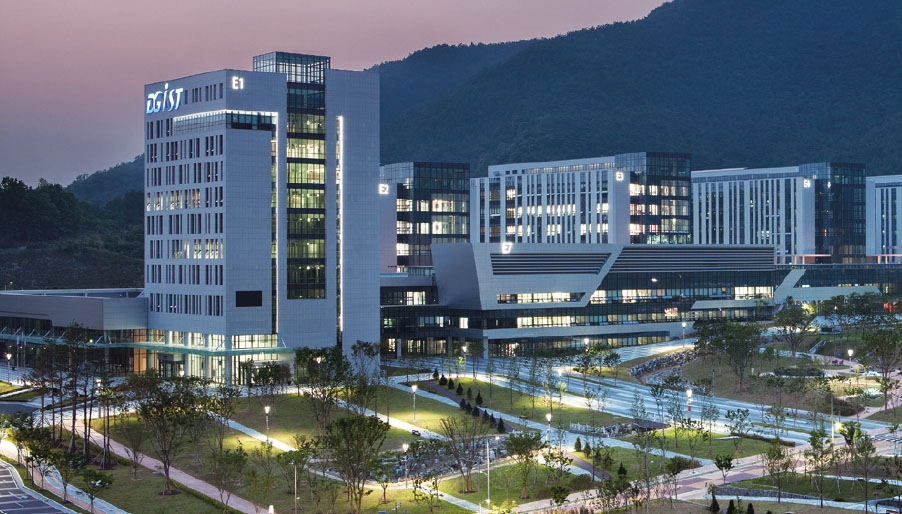
#> input picture example_images/dgist_building.jpg, 902 x 514 px
$ python historgram.py
#> lines starting #> are read from the running program, lines starting #| are printed output that depends on the picture
import numpy as np
import cv2
from matplotlib import pyplot as plt

# Load an image as gray
img_gray = cv2.imread('example_images/dgist_building.jpg', cv2.IMREAD_GRAYSCALE)
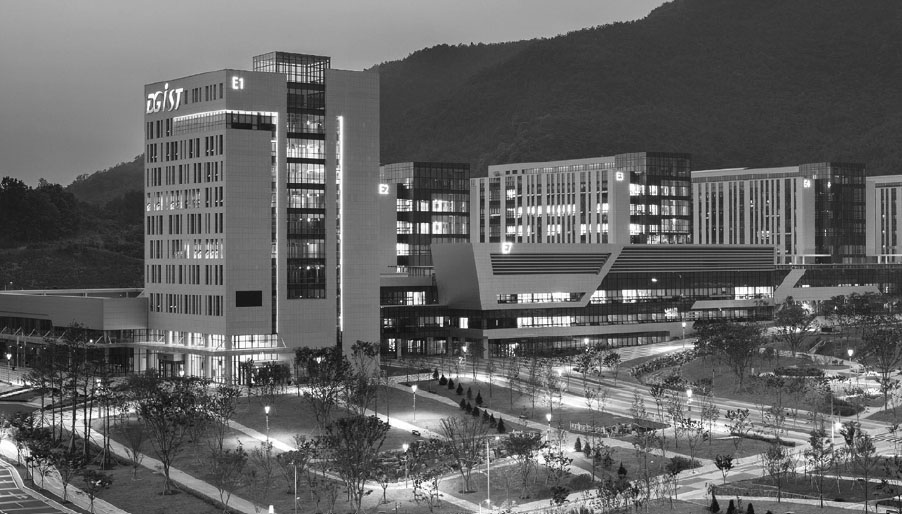
#> img_gray: shape (514, 902); min 2, max 255, mean 98.5
cv2.imshow("img_gray", img_gray)
cv2.waitKey(0)

# Compute the histogram:
hist = cv2.calcHist(images=[img_gray], channels=[0], mask=None, histSize=[256], ranges=[0, 256])
#> hist = 256 values, max 12701 at index 58, min 0 at index 0, mean 1811

# Plot the histogram using matplotlib
plt.plot(hist)
plt.show()
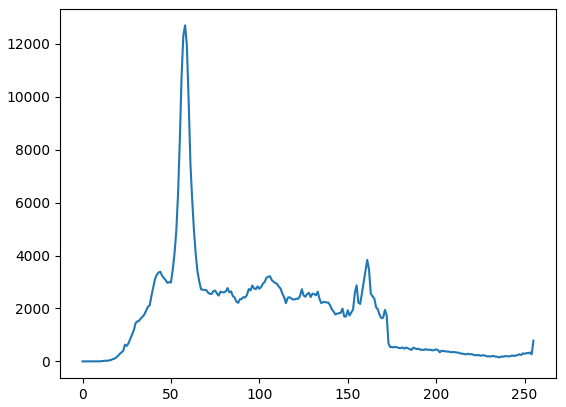
#> figure drawn by matplotlib, 1 panel; curve peaks at x = 58, y = 12701


# Histogram Equalization
img_eq = cv2.equalizeHist(img_gray)
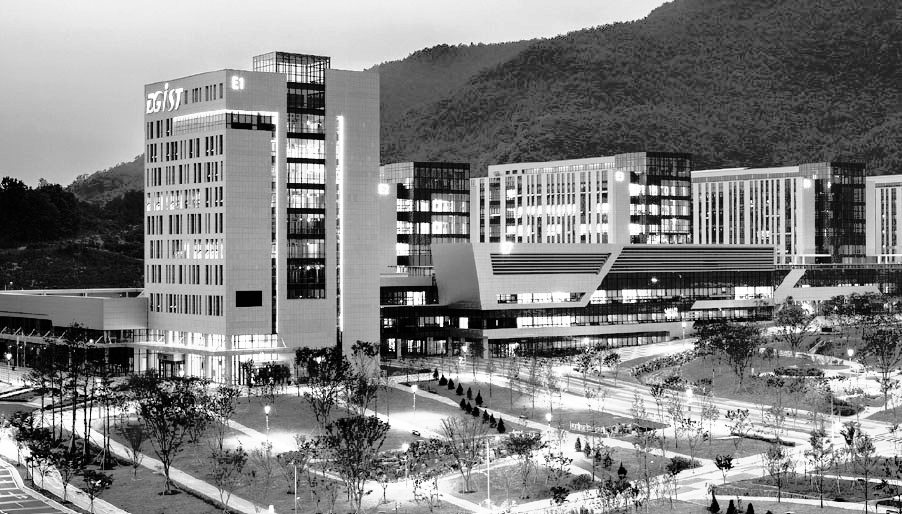
#> img_eq: shape (514, 902); min 0, max 255, mean 128.5
cv2.imshow("equalized", img_eq)
cv2.waitKey(0)

# Plot the equalized histogram
hist_eq = cv2.calcHist(images=[img_eq], channels=[0], mask=None, histSize=[256], ranges=[0, 256])
#> hist_eq = 256 values, max 12701 at index 67, min 0 at index 13, mean 1811
plt.plot(hist_eq)
plt.show()
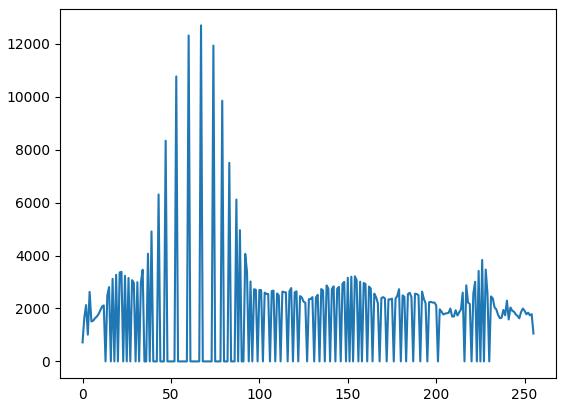
#> figure drawn by matplotlib, 1 panel; curve peaks at x = 67, y = 12701

$ run again, with example_images/boxes.jpg copied over example_images/dgist_building.jpg
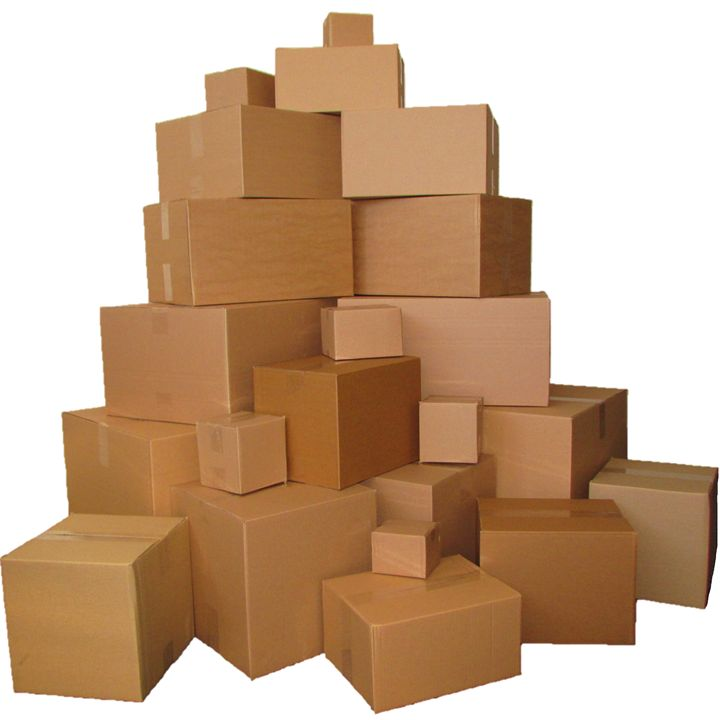
#> input picture example_images/boxes.jpg, 720 x 720 px
#> `img_gray = cv2.imread('example_images/dgist_building.jpg', cv2.IMREAD_..`:
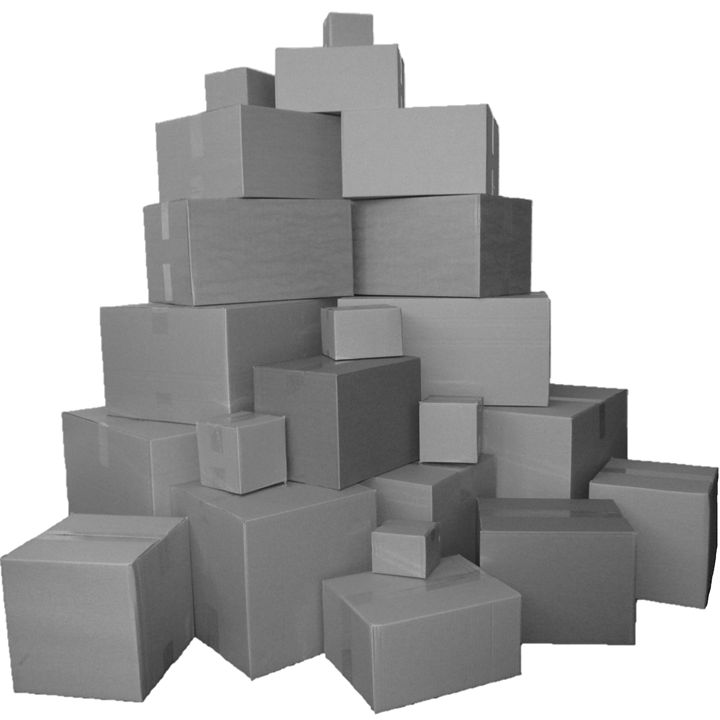
#> img_gray: shape (720, 720); min 9, max 255, mean 176.5
#> hist = 256 values, max 207816 at index 255, min 0 at index 0, mean 2025
#> `img_eq = cv2.equalizeHist(img_gray)`:
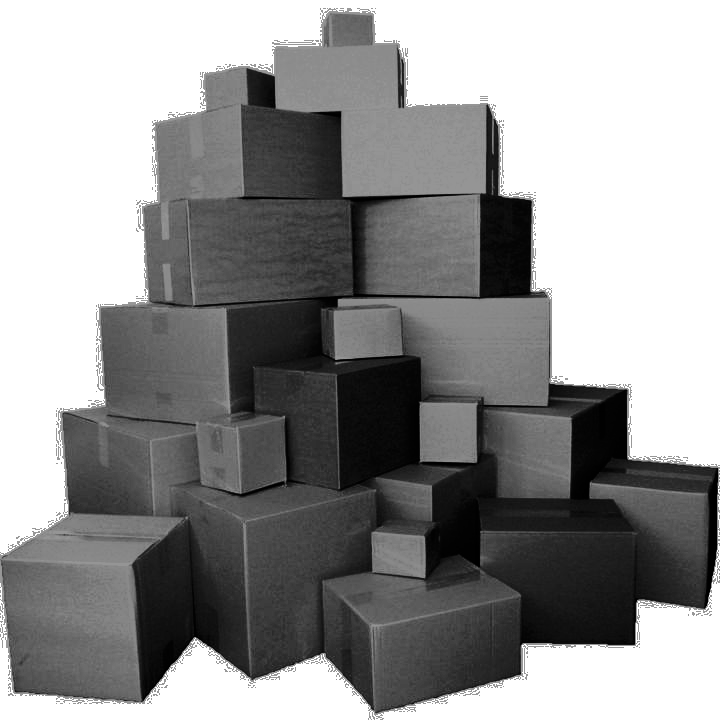
#> img_eq: shape (720, 720); min 0, max 255, mean 148.5
#> hist_eq = 256 values, max 207816 at index 255, min 0 at index 34, mean 2025

$ run again, with example_images/butterfly.jpg copied over example_images/dgist_building.jpg
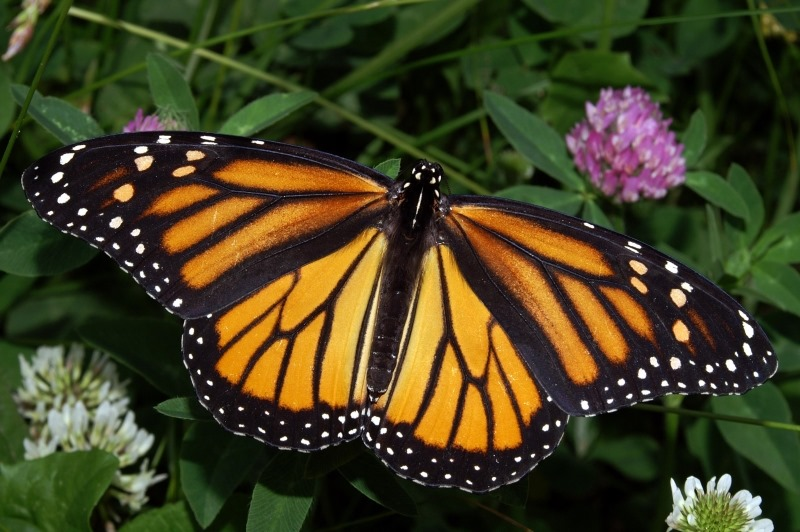
#> input picture example_images/butterfly.jpg, 800 x 532 px
#> hist = 256 values, max 7013 at index 19, min 45 at index 239, mean 1662.5
#> `img_eq = cv2.equalizeHist(img_gray)`:
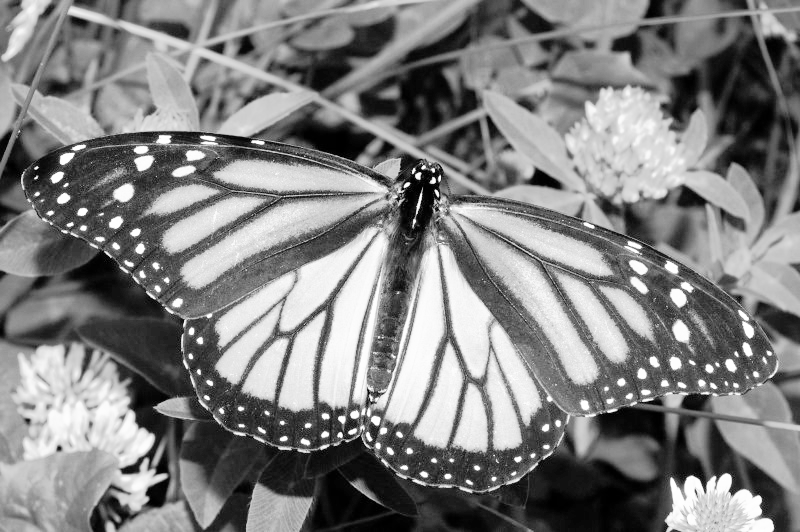
#> img_eq: shape (532, 800); min 0, max 255, mean 128.3
#> hist_eq = 256 values, max 7013 at index 57, min 0 at index 3, mean 1662.5
#> `plt.show()`:
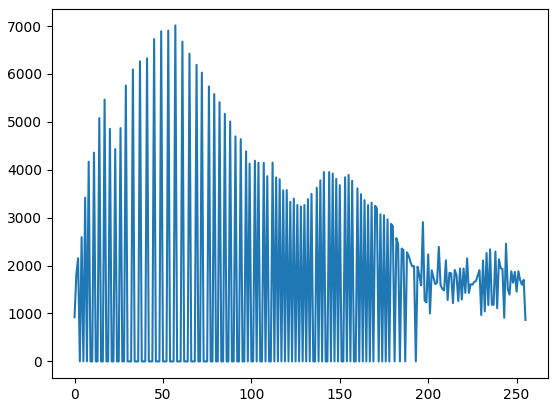
#> figure drawn by matplotlib, 1 panel; curve peaks at x = 57, y = 7013
